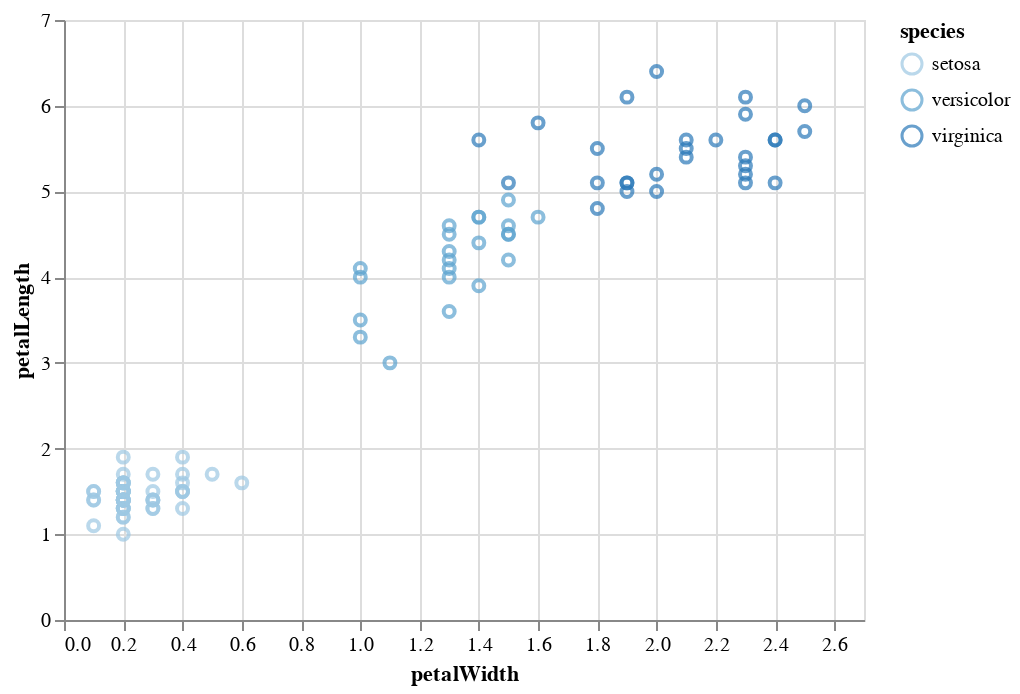

Write notebook code for a chart like this one.
### Code cell
alt.renderers.enable('default')
chart(pandas_expr.execute())

### Figure 1 — Vega-Lite specification as saved in the notebook (floating-point values rounded to 4 significant figures)
{"$schema": "https://vega.github.io/schema/vega-lite/v2.4.1.json", "config": {"view": {"height": 300, "width": 400}}, "data": {"values": [{"petalLength": 5.6, "petalWidth": 2.1, "sepalLength": 6.4, "sepalWidth": 2.8, "species": "virginica"}, {"petalLength": 5.8, "petalWidth": 1.6, "sepalLength": 7.2, "sepalWidth": 3, "species": "virginica"}, {"petalLength": 6.1, "petalWidth": 1.9, "sepalLength": 7.4, "sepalWidth": 2.8, "species": "virginica"}, {"petalLength": 6.4, "petalWidth": 2, "sepalLength": 7.9, "sepalWidth": 3.8, "species": "virginica"}, {"petalLength": 5.7, "petalWidth": 2.5, "sepalLength": 6.7, "sepalWidth": 3.3, "species": "virginica"}, {"petalLength": 5.2, "petalWidth": 2.3, "sepalLength": 6.7, "sepalWidth": 3, "species": "virginica"}, {"petalLength": 5, "petalWidth": 1.9, "sepalLength": 6.3, "sepalWidth": 2.5, "species": "virginica"}, {"petalLength": 5.2, "petalWidth": 2, "sepalLength": 6.5, "sepalWidth": 3, "species": "virginica"}, {"petalLength": 5.6, "petalWidth": 2.2, "sepalLength": 6.4, "sepalWidth": 2.8, "species": "virginica"}, {"petalLength": 5.1, "petalWidth": 1.5, "sepalLength": 6.3, "sepalWidth": 2.8, "species": "virginica"}, {"petalLength": 5.6, "petalWidth": 1.4, "sepalLength": 6.1, "sepalWidth": 2.6, "species": "virginica"}, {"petalLength": 6.1, "petalWidth": 2.3, "sepalLength": 7.7, "sepalWidth": 3, "species": "virginica"}, {"petalLength": 5.4, "petalWidth": 2.3, "sepalLength": 6.2, "sepalWidth": 3.4, "species": "virginica"}, {"petalLength": 5.1, "petalWidth": 1.8, "sepalLength": 5.9, "sepalWidth": 3, "species": "virginica"}, {"petalLength": 5.6, "petalWidth": 2.4, "sepalLength": 6.3, "sepalWidth": 3.4, "species": "virginica"}, {"petalLength": 5.5, "petalWidth": 1.8, "sepalLength": 6.4, "sepalWidth": 3.1, "species": "virginica"}, {"petalLength": 4.8, "petalWidth": 1.8, "sepalLength": 6, "sepalWidth": 3, "species": "virginica"}, {"petalLength": 5.4, "petalWidth": 2.1, "sepalLength": 6.9, "sepalWidth": 3.1, "species": "virginica"}, {"petalLength": 5.6, "petalWidth": 2.4, "sepalLength": 6.7, "sepalWidth": 3.1, "species": "virginica"}, {"petalLength": 5.1, "petalWidth": 2.3, "sepalLength": 6.9, "sepalWidth": 3.1, "species": "virginica"}, {"petalLength": 5.1, "petalWidth": 1.9, "sepalLength": 5.8, "sepalWidth": 2.7, "species": "virginica"}, {"petalLength": 5.9, "petalWidth": 2.3, "sepalLength": 6.8, "sepalWidth": 3.2, "species": "virginica"}, {"petalLength": 1.5, "petalWidth": 0.1, "sepalLength": 5.2, "sepalWidth": 4.1, "species": "setosa"}, {"petalLength": 1.4, "petalWidth": 0.2, "sepalLength": 5.5, "sepalWidth": 4.2, "species": "setosa"}, {"petalLength": 1.5, "petalWidth": 0.2, "sepalLength": 4.9, "sepalWidth": 3.1, "species": "setosa"}, {"petalLength": 1.2, "petalWidth": 0.2, "sepalLength": 5, "sepalWidth": 3.2, "species": "setosa"}, {"petalLength": 1.5, "petalWidth": 0.2, "sepalLength": 5.3, "sepalWidth": 3.7, "species": "setosa"}, {"petalLength": 1.4, "petalWidth": 0.2, "sepalLength": 5, "sepalWidth": 3.3, "species": "setosa"}, {"petalLength": 4.7, "petalWidth": 1.4, "sepalLength": 7, "sepalWidth": 3.2, "species": "versicolor"}, {"petalLength": 4.5, "petalWidth": 1.5, "sepalLength": 6.4, "sepalWidth": 3.2, "species": "versicolor"}, {"petalLength": 1.3, "petalWidth": 0.2, "sepalLength": 5.5, "sepalWidth": 3.5, "species": "setosa"}, {"petalLength": 1.4, "petalWidth": 0.1, "sepalLength": 4.9, "sepalWidth": 3.6, "species": "setosa"}, {"petalLength": 1.3, "petalWidth": 0.2, "sepalLength": 4.4, "sepalWidth": 3, "species": "setosa"}, {"petalLength": 1.5, "petalWidth": 0.2, "sepalLength": 5.1, "sepalWidth": 3.4, "species": "setosa"}, {"petalLength": 4.9, "petalWidth": 1.5, "sepalLength": 6.9, "sepalWidth": 3.1, "species": "versicolor"}, {"petalLength": 1.4, "petalWidth": 0.2, "sepalLength": 5.1, "sepalWidth": 3.5, "species": "setosa"}, {"petalLength": 4, "petalWidth": 1.3, "sepalLength": 5.5, "sepalWidth": 2.3, "species": "versicolor"}, {"petalLength": 4.6, "petalWidth": 1.5, "sepalLength": 6.5, "sepalWidth": 2.8, "species": "versicolor"}, {"petalLength": 4.5, "petalWidth": 1.3, "sepalLength": 5.7, "sepalWidth": 2.8, "species": "versicolor"}, {"petalLength": 1.3, "petalWidth": 0.3, "sepalLength": 5, "sepalWidth": 3.5, "species": "setosa"}, {"petalLength": 1.4, "petalWidth": 0.2, "sepalLength": 4.9, "sepalWidth": 3, "species": "setosa"}, {"petalLength": 1.3, "petalWidth": 0.3, "sepalLength": 4.5, "sepalWidth": 2.3, "species": "setosa"}, {"petalLength": 1.3, "petalWidth": 0.2, "sepalLength": 4.7, "sepalWidth": 3.2, "species": "setosa"}, {"petalLength": 1.3, "petalWidth": 0.2, "sepalLength": 4.4, "sepalWidth": 3.2, "species": "setosa"}, {"petalLength": 1.6, "petalWidth": 0.6, "sepalLength": 5, "sepalWidth": 3.5, "species": "setosa"}, {"petalLength": 4.7, "petalWidth": 1.6, "sepalLength": 6.3, "sepalWidth": 3.3, "species": "versicolor"}, {"petalLength": 1.5, "petalWidth": 0.2, "sepalLength": 4.6, "sepalWidth": 3.1, "species": "setosa"}, {"petalLength": 3.3, "petalWidth": 1, "sepalLength": 4.9, "sepalWidth": 2.4, "species": "versicolor"}, {"petalLength": 1.3, "petalWidth": 0.4, "sepalLength": 5.4, "sepalWidth": 3.9, "species": "setosa"}, {"petalLength": 1.4, "petalWidth": 0.3, "sepalLength": 5.1, "sepalWidth": 3.5, "species": "setosa"}, {"petalLength": 1.7, "petalWidth": 0.3, "sepalLength": 5.7, "sepalWidth": 3.8, "species": "setosa"}, {"petalLength": 4.6, "petalWidth": 1.3, "sepalLength": 6.6, "sepalWidth": 2.9, "species": "versicolor"}, {"petalLength": 3.9, "petalWidth": 1.4, "sepalLength": 5.2, "sepalWidth": 2.7, "species": "versicolor"}, {"petalLength": 1.5, "petalWidth": 0.3, "sepalLength": 5.1, "sepalWidth": 3.8, "species": "setosa"}, {"petalLength": 1.4, "petalWidth": 0.2, "sepalLength": 5, "sepalWidth": 3.6, "species": "setosa"}, {"petalLength": 1.9, "petalWidth": 0.4, "sepalLength": 5.1, "sepalWidth": 3.8, "species": "setosa"}, {"petalLength": 1.4, "petalWidth": 0.3, "sepalLength": 4.8, "sepalWidth": 3, "species": "setosa"}, {"petalLength": 1.7, "petalWidth": 0.4, "sepalLength": 5.4, "sepalWidth": 3.9, "species": "setosa"}, {"petalLength": 1.4, "petalWidth": 0.3, "sepalLength": 4.6, "sepalWidth": 3.4, "species": "setosa"}, {"petalLength": 1.6, "petalWidth": 0.2, "sepalLength": 5.1, "sepalWidth": 3.8, "species": "setosa"}, {"petalLength": 1.5, "petalWidth": 0.2, "sepalLength": 5, "sepalWidth": 3.4, "species": "setosa"}, {"petalLength": 1.7, "petalWidth": 0.2, "sepalLength": 5.4, "sepalWidth": 3.4, "species": "setosa"}, {"petalLength": 1.4, "petalWidth": 0.2, "sepalLength": 4.6, "sepalWidth": 3.2, "species": "setosa"}, {"petalLength": 3.5, "petalWidth": 1, "sepalLength": 5, "sepalWidth": 2, "species": "versicolor"}, {"petalLength": 4.2, "petalWidth": 1.5, "sepalLength": 5.9, "sepalWidth": 3, "species": "versicolor"}, {"petalLength": 1.5, "petalWidth": 0.4, "sepalLength": 5.1, "sepalWidth": 3.7, "species": "setosa"}, {"petalLength": 4, "petalWidth": 1, "sepalLength": 6, "sepalWidth": 2.2, "species": "versicolor"}, {"petalLength": 4.7, "petalWidth": 1.4, "sepalLength": 6.1, "sepalWidth": 2.9, "species": "versicolor"}, {"petalLength": 1, "petalWidth": 0.2, "sepalLength": 4.6, "sepalWidth": 3.6, "species": "setosa"}, {"petalLength": 1.7, "petalWidth": 0.5, "sepalLength": 5.1, "sepalWidth": 3.3, "species": "setosa"}, {"petalLength": 1.4, "petalWidth": 0.2, "sepalLength": 4.4, "sepalWidth": 2.9, "species": "setosa"}, {"petalLength": 1.5, "petalWidth": 0.1, "sepalLength": 4.9, "sepalWidth": 3.1, "species": "setosa"}, {"petalLength": 1.5, "petalWidth": 0.2, "sepalLength": 5.4, "sepalWidth": 3.7, "species": "setosa"}, {"petalLength": 1.6, "petalWidth": 0.2, "sepalLength": 4.8, "sepalWidth": 3.4, "species": "setosa"}, {"petalLength": 1.9, "petalWidth": 0.2, "sepalLength": 4.8, "sepalWidth": 3.4, "species": "setosa"}, {"petalLength": 1.6, "petalWidth": 0.2, "sepalLength": 5, "sepalWidth": 3, "species": "setosa"}, {"petalLength": 1.6, "petalWidth": 0.4, "sepalLength": 5, "sepalWidth": 3.4, "species": "setosa"}, {"petalLength": 4.2, "petalWidth": 1.3, "sepalLength": 5.7, "sepalWidth": 2.9, "species": "versicolor"}, {"petalLength": 1.5, "petalWidth": 0.2, "sepalLength": 5.2, "sepalWidth": 3.5, "species": "setosa"}, {"petalLength": 4.3, "petalWidth": 1.3, "sepalLength": 6.2, "sepalWidth": 2.9, "species": "versicolor"}, {"petalLength": 1.4, "petalWidth": 0.1, "sepalLength": 4.8, "sepalWidth": 3, "species": "setosa"}, {"petalLength": 1.1, "petalWidth": 0.1, "sepalLength": 4.3, "sepalWidth": 3, "species": "setosa"}, {"petalLength": 3, "petalWidth": 1.1, "sepalLength": 5.1, "sepalWidth": 2.5, "species": "versicolor"}, {"petalLength": 1.2, "petalWidth": 0.2, "sepalLength": 5.8, "sepalWidth": 4, "species": "setosa"}, {"petalLength": 4.1, "petalWidth": 1.3, "sepalLength": 5.7, "sepalWidth": 2.8, "species": "versicolor"}, {"petalLength": 5.5, "petalWidth": 2.1, "sepalLength": 6.8, "sepalWidth": 3, "species": "virginica"}, {"petalLength": 1.5, "petalWidth": 0.4, "sepalLength": 5.7, "sepalWidth": 4.4, "species": "setosa"}, {"petalLength": 1.4, "petalWidth": 0.2, "sepalLength": 5.2, "sepalWidth": 3.4, "species": "setosa"}, {"petalLength": 1.6, "petalWidth": 0.2, "sepalLength": 4.7, "sepalWidth": 3.2, "species": "setosa"}, {"petalLength": 1.6, "petalWidth": 0.2, "sepalLength": 4.8, "sepalWidth": 3.1, "species": "setosa"}, {"petalLength": 5, "petalWidth": 2, "sepalLength": 5.7, "sepalWidth": 2.5, "species": "virginica"}, {"petalLength": 3.6, "petalWidth": 1.3, "sepalLength": 5.6, "sepalWidth": 2.9, "species": "versicolor"}, {"petalLength": 1.5, "petalWidth": 0.4, "sepalLength": 5.4, "sepalWidth": 3.4, "species": "setosa"}, {"petalLength": 5.1, "petalWidth": 2.4, "sepalLength": 5.8, "sepalWidth": 2.8, "species": "virginica"}, {"petalLength": 4.4, "petalWidth": 1.4, "sepalLength": 6.7, "sepalWidth": 3.1, "species": "versicolor"}, {"petalLength": 5.3, "petalWidth": 2.3, "sepalLength": 6.4, "sepalWidth": 3.2, "species": "virginica"}, {"petalLength": 4.5, "petalWidth": 1.5, "sepalLength": 5.6, "sepalWidth": 3, "species": "versicolor"}, {"petalLength": 6, "petalWidth": 2.5, "sepalLength": 6.3, "sepalWidth": 3.3, "species": "virginica"}, {"petalLength": 4.1, "petalWidth": 1, "sepalLength": 5.8, "sepalWidth": 2.7, "species": "versicolor"}, {"petalLength": 5.1, "petalWidth": 1.9, "sepalLength": 5.8, "sepalWidth": 2.7, "species": "virginica"}]}, "encoding": {"color": {"field": "species", "type": "ordinal"}, "x": {"field": "petalWidth", "scale": {"domain": [0, 2.7], "range": "width"}, "type": "quantitative"}, "y": {"field": "petalLength", "scale": {"domain": [0, 7], "range": "height"}, "type": "quantitative"}}, "mark": "point"}
